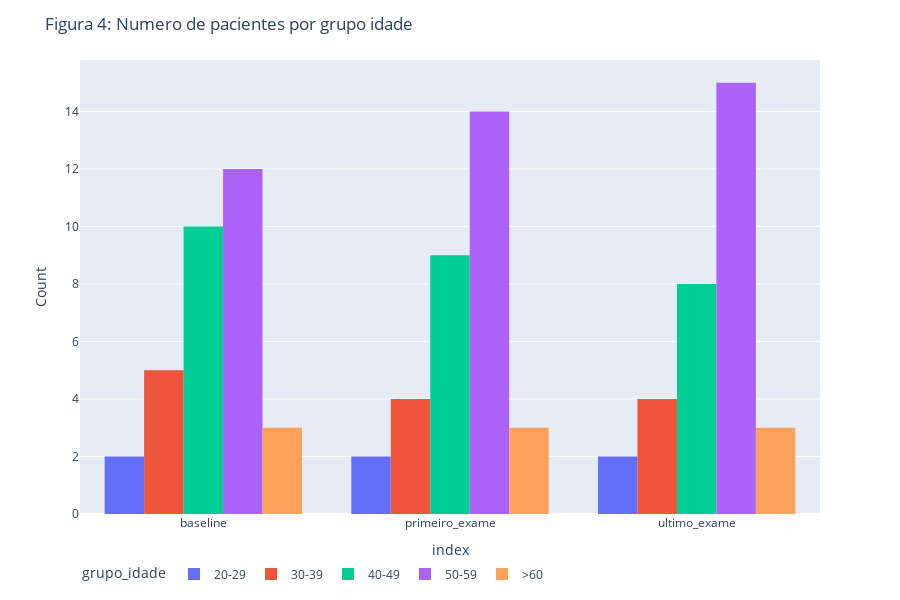

Notebook cell for this chart:
### Markdown cell above
#### Numero de pacientes por grupo idade

### Code cell
pd.options.plotting.backend = "plotly"
fig = pd.concat([df_baseline.groupby("grupo_idade")[["grupo_idade"]].count(),
                 df_primeiro_exame.groupby("grupo_idade")[["grupo_idade"]].count(),
                 df_ultimo_exame.groupby("grupo_idade")[["grupo_idade"]].count()],axis=1)
fig.columns = ["baseline","primeiro_exame","ultimo_exame"]
# fig = fig["baseline"].plot.bar(x=fig.columns, color=fig.index)
fig = fig.T
print(fig)

fig = px.histogram(fig, x=fig.index, y=fig.columns, barmode='group',
            #  color='smoker', barmode='group',
             height=400)

fig.update_layout(
    title = "Figura 4: Numero de pacientes por grupo idade",
    dragmode="zoom",
    hovermode="x",
    legend=dict(orientation="h"),
    height=600,
    # legend = dict(traceorder="reversed"),
    # template = "plotly_dark",
)

# fig.update_xaxes(title = "grupo_idade")
fig.update_yaxes(title_text="Count")

fig.show()
fig.write_image("../reports/figures/pacientes_grupo_idade.png")

### Figure 1 — Plotly figure (JSON) as saved in the notebook; plotly's stock layout.template omitted (floating-point values rounded to 4 significant figures)
{"data": [{"alignmentgroup": "True", "bingroup": "x", "histfunc": "sum", "hovertemplate": "grupo_idade=20-29<br>index=%{x}<br>sum of value=%{y}<extra></extra>", "legendgroup": "20-29", "marker": {"color": "#636efa", "pattern": {"shape": ""}}, "name": "20-29", "offsetgroup": "20-29", "orientation": "v", "showlegend": true, "type": "histogram", "x": ["baseline", "primeiro_exame", "ultimo_exame"], "xaxis": "x", "y": [2, 2, 2], "yaxis": "y"}, {"alignmentgroup": "True", "bingroup": "x", "histfunc": "sum", "hovertemplate": "grupo_idade=30-39<br>index=%{x}<br>sum of value=%{y}<extra></extra>", "legendgroup": "30-39", "marker": {"color": "#EF553B", "pattern": {"shape": ""}}, "name": "30-39", "offsetgroup": "30-39", "orientation": "v", "showlegend": true, "type": "histogram", "x": ["baseline", "primeiro_exame", "ultimo_exame"], "xaxis": "x", "y": [5, 4, 4], "yaxis": "y"}, {"alignmentgroup": "True", "bingroup": "x", "histfunc": "sum", "hovertemplate": "grupo_idade=40-49<br>index=%{x}<br>sum of value=%{y}<extra></extra>", "legendgroup": "40-49", "marker": {"color": "#00cc96", "pattern": {"shape": ""}}, "name": "40-49", "offsetgroup": "40-49", "orientation": "v", "showlegend": true, "type": "histogram", "x": ["baseline", "primeiro_exame", "ultimo_exame"], "xaxis": "x", "y": [10, 9, 8], "yaxis": "y"}, {"alignmentgroup": "True", "bingroup": "x", "histfunc": "sum", "hovertemplate": "grupo_idade=50-59<br>index=%{x}<br>sum of value=%{y}<extra></extra>", "legendgroup": "50-59", "marker": {"color": "#ab63fa", "pattern": {"shape": ""}}, "name": "50-59", "offsetgroup": "50-59", "orientation": "v", "showlegend": true, "type": "histogram", "x": ["baseline", "primeiro_exame", "ultimo_exame"], "xaxis": "x", "y": [12, 14, 15], "yaxis": "y"}, {"alignmentgroup": "True", "bingroup": "x", "histfunc": "sum", "hovertemplate": "grupo_idade=>60<br>index=%{x}<br>sum of value=%{y}<extra></extra>", "legendgroup": ">60", "marker": {"color": "#FFA15A", "pattern": {"shape": ""}}, "name": ">60", "offsetgroup": ">60", "orientation": "v", "showlegend": true, "type": "histogram", "x": ["baseline", "primeiro_exame", "ultimo_exame"], "xaxis": "x", "y": [3, 3, 3], "yaxis": "y"}], "layout": {"barmode": "group", "dragmode": "zoom", "height": 600, "hovermode": "x", "legend": {"orientation": "h", "title": {"text": "grupo_idade"}, "tracegroupgap": 0}, "margin": {"t": 60}, "title": {"text": "Figura 4: Numero de pacientes por grupo idade"}, "xaxis": {"anchor": "y", "domain": [0, 1], "title": {"text": "index"}}, "yaxis": {"anchor": "x", "domain": [0, 1], "title": {"text": "Count"}}}}
